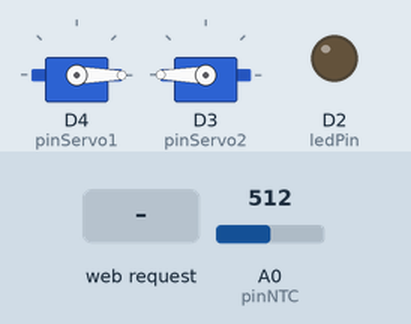
Bench run of a sketch on a simulated ESP8266 (NodeMCU). Shown: 2 × servo, output pins drawn as LEDs (lit = HIGH). The inputs (shaded band) are chosen by the test bench; at power-on: A0 (pinNTC) = 512. WiFi joins after 1.5 s; servers stay silent unless stated; what the sketch prints to the serial monitor is not drawn.

Above: at 2.7 s.
2.8 s: HTTP request GET /LED=ON received
At 4.0 s:
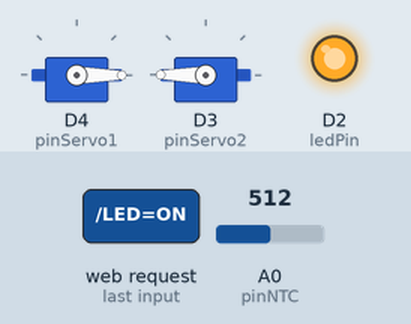
4.3 s: HTTP request GET /SERVO=ON received
At 5.4 s:
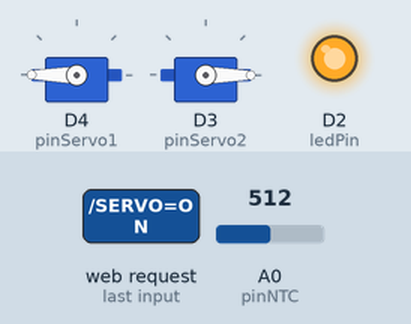
5.8 s: HTTP request GET /LED=OFF received
At 6.5 s:
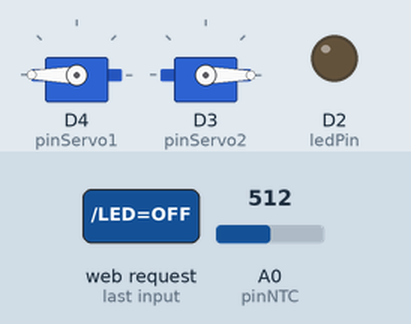
Timing chart, 0 to 8.8 s (numbered marks = the images above; inputs shaded):
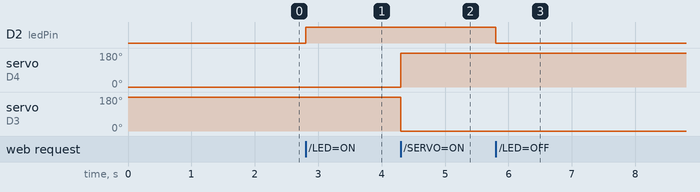

Measured:
- after the input at 2.8 s, D2 (ledPin): LOW → HIGH at once
- after the input at 4.3 s, servo on D4 (pinServo1): 0° → 180° at once; servo on D3 (pinServo2): 180° → 0° at once
- after the input at 5.8 s, D2 (ledPin): HIGH → LOW at once

The sketch:

sketch_apr23a.ino
```cpp
#include <ESP8266WiFi.h>
#include <thermistor.h>
#include <Servo.h>

const char *ssid = "BATCAVERNINHA";
const char *password = "eusouhacker";

Servo servo1;
Servo servo2;
// declaraÃ§Ã£o dos pinos dos componentes
int pinServo1 = D4;
int pinServo2 = D3;
int ledPin = D2;
int pinNTC = A0;

int temperatura =0;
WiFiServer server(80);
THERMISTOR thermistor(pinNTC, 10000, 3950, 10000);

void setup()
{
  Serial.begin(115200);
  delay(10);

  servo1.attach(pinServo1);
  servo1.write(0); // posiÃ§Ã£o inicial do servo1

  servo2.attach(pinServo2);
  servo2.write(180); // posiÃ§Ã£o inicial do servo2

  pinMode(ledPin, OUTPUT);
  digitalWrite(ledPin, LOW);

  Serial.begin(9600);

  // Connect to WiFi network
  Serial.println();
  Serial.println();
  Serial.print("Connecting to ");
  Serial.println(ssid);

  WiFi.begin(ssid, password);

  while (WiFi.status() != WL_CONNECTED)
  {
    delay(500);
    Serial.print(".");
  }
  Serial.println("");
  Serial.println("WiFi connected");

  // Start the server
  server.begin();
  Serial.println("Server started");

  // Print the IP address
  Serial.print("Use this URL to connect: ");
  Serial.print("http://");
  Serial.print(WiFi.localIP());
  Serial.println("/");
}

void loop()
{
  // Check if a client has connected
  WiFiClient client = server.available();
  if (!client)
  {
    return;
  }

  // Wait until the client sends some data
  //Serial.println("new client");
  while (!client.available())
  {
    delay(1);
  }

  // Read the first line of the request
  String request = client.readStringUntil('\r');
  Serial.println(request);
  client.flush();

  // Match the request

  int value = LOW;
  int value1 = LOW;
  if (request.indexOf("/LED=ON") != -1)
  {
    digitalWrite(ledPin, HIGH);
    value = HIGH;
  }
  if (request.indexOf("/LED=OFF") != -1)
  {
    digitalWrite(ledPin, LOW);
    value = LOW;
  }
  if (request.indexOf("/SERVO=ON") != -1)
  {
    servo1.write(180);
    servo2.write(0);
    value1 = HIGH;
  }
  if (request.indexOf("/SERVO=OFF") != -1)
  {
    servo1.write(0);
    servo2.write(180);
    value1 = LOW;
  }
  // temperatura
  temperatura = thermistor.read();
  temperatura = (float(analogRead(pinNTC)) * 5 / (1023)) / 0.01; //fazendo a conversÃ£o para Celsius
  Serial.print("Temperatura: ");
  Serial.print(temperatura);
  Serial.println(" Â°C");

  Serial.println("");

  delay(1);
  // Set ledPin according to the request
  //digitalWrite(servoPin, value);

  // RETORNAR A RESPOSTA
  client.println("HTTP/1.1 200 OK");
  client.println("Content-Type: text/html");
  client.println(""); // do not forget this one
  client.println("<!DOCTYPE HTML>");
  client.println("<html>");

  client.println("<meta charset ='utf-8'/>");
  client.println("<meta name = 'viewport' content = 'width=device-width, initial-scale=1'>");

  client.println(F("<link href='https://maxcdn.bootstrapcdn.com/bootstrap/3.3.1/css/bootstrap.min.css' rel='stylesheet'></link>"));

  client.println("<div class='jumbotron'>");
  client.println("<h1 class='text-center'>PROJETO AQUARIUMâ€™S</h1>");                 //TITULO DO PROJETO
  //client.println("<h2 class='text-center'>D1 MINI - ESP8266</h2>");                  //NOME DA PLACA UTILIZADA
  //client.println("<h2 class='text-center'>GRUPO: Helter, Sabrina e Wallisson</h2>"); //NOME DO GRUPO
  client.println("</div>");

  client.println("<div class='col-md-2'>");
  client.println("<div class='alert alert-info text-center' role='alert'>Alimentar</div>");        // quadrado com o nome Alimentar
  client.println("<a class='btn btn-success btn-lg center-block' href=\"/SERVO=ON\"> Abrir </a>"); //botÃ£o de ligar
  client.println("<br>");
  client.println("<a class='btn btn-danger btn-lg center-block' href=\"/SERVO=OFF\"> Fechar </a>"); //botÃ£o de desligar
  client.println("</div>");

  client.println("<div class='col-md-2'>");
  client.println("<div class='alert alert-info text-center' role='alert'>Lampada</div>");        // quadrado com o nome Alimentar
  client.println("<a class='btn btn-success btn-lg center-block' href=\"/LED=ON\"> Ligar </a>"); //botÃ£o de ligar
  client.println("<br>");
  client.println("<a class='btn btn-danger btn-lg center-block' href=\"/LED=OFF\"> Desligar </a>"); //botÃ£o de desligar
  client.println("</div>");


  //Temperatura Html
  temperatura = (float(analogRead(pinNTC)) * 5 / (1023)) / 0.01;
  client.print("<div class='col-md-6'>");
  client.print("<div class='alert alert-info text-center' role='alert'>Temperatura: ");
  client.print(temperatura);
  client.print(" Â°C ");
  client.println("</div> </div>");

  client.println("</html>");

  delay(1);
  Serial.println("Client disonnected");
  Serial.println("");
}
```

thermistor.cpp
```cpp
// (licence header left out)
#include "thermistor.h"
#include "HardwareSerial.h"
// Temperature for nominal resistance (almost always 25 C)
#define TEMPERATURENOMINAL 25

// Number of ADC samples
#define NUMSAMPLES         5

// ADC resolution
#ifdef PANSTAMP_NRG
#define ADC_RESOLUTION 0xFFF
#else
#define ADC_RESOLUTION 1023
#endif
#define VERBOSE_SENSOR_ENABLED 1
/**
 * THERMISTOR
 *
 * Class constructor
 *
 * @param adcPin Analog pin where the thermistor is connected
 * @param nomRes Nominal resistance at 25 degrees Celsius
 * @param bCoef beta coefficient of the thermistor
 * @param serialRes Value of the serial resistor
 */
THERMISTOR::THERMISTOR(uint8_t adcPin, uint16_t nomRes, uint16_t bCoef, uint16_t serialRes)
{
  analogPin = adcPin;
  nominalResistance = nomRes;
  bCoefficient = bCoef;
  serialResistance = serialRes;
}

/**
 * read
 *
 * Read temperature from thermistor
 *
 * @return temperature in 0.1 ÂºC
 */
int THERMISTOR::read(void)
{
  uint8_t i;
  uint16_t sample;
  float average = 0;

  // analogReference(DEFAULT);

  // take N samples in a row, with a slight delay
  for (i=0; i< NUMSAMPLES; i++)
  {
    sample = analogRead(analogPin);
    average += sample;
    delay(10);
  }
  average /= NUMSAMPLES;

  #ifdef VERBOSE_SENSOR_ENABLED
  //Serial.print("Average analog reading ");
  //Serial.println(average);
  #endif

  // convert the value to resistance
  average = ADC_RESOLUTION / average - 1;
  average = serialResistance * average;

  #ifdef VERBOSE_SENSOR_ENABLED
  //Serial.print("Thermistor resistance ");
  //Serial.println(average);
  #endif

  float steinhart;
  steinhart = average / nominalResistance;     // (R/Ro)
  #ifdef PANSTAMP_NRG
  steinhart = logf(steinhart);                 // ln(R/Ro)
  #else
  steinhart = log(steinhart);                  // ln(R/Ro)
  #endif
  steinhart /= bCoefficient;                   // 1/B * ln(R/Ro)
  steinhart += 1.0 / (TEMPERATURENOMINAL + 273.15); // + (1/To)
  steinhart = 1.0 / steinhart;                 // Invert
  steinhart -= 273.15;                         // convert to C

  #ifdef VERBOSE_SENSOR_ENABLED
 // Serial.print("Temperatura ");
 // Serial.print(steinhart);
  //Serial.println(" *C");
  #endif

  return (int)(steinhart * 10);
}
```

thermistor.h
```cpp
// (licence header left out)
#ifndef _THERMISTOR_H
#define _THERMISTOR_H

#include "Arduino.h"

#define DEFAULT_NUM_SAMPLES  10
#define DEFAULT_BCOEF        3950
#define DEFAULT_NOMINAL_RES 10000
#define DEFAULT_NOMINAL_RES 10000

class THERMISTOR
{
  public:
    /**
     * Nominal resistance
     */
    uint16_t nominalResistance;

    /**
     * Serial resistance
     */
    uint16_t serialResistance;

    /**
     * Analog pin
     */
    uint16_t analogPin;

    /**
     * Beta coefficient of the thermistor
     */
    uint16_t bCoefficient;

    /**
     * THERMISTOR
     *
     * Class constructor
     *
     * @param adcPin Analog pin where the thermistor is connected
     * @param nomRes Nominal resistance at 25 degrees Celsius
     * @param bCoef beta coefficient of the thermistor
     * @param serialRes Value of the serial resistor
     */
    THERMISTOR(uint8_t adcPin, uint16_t nomRes, uint16_t bCoef, uint16_t serialRes);

    /**
     * read
     *
     * Read temperature from thermistor
     *
     * @return temperature in 0.01 ÂºC
     */
    int read(void);
};

#endif
```
